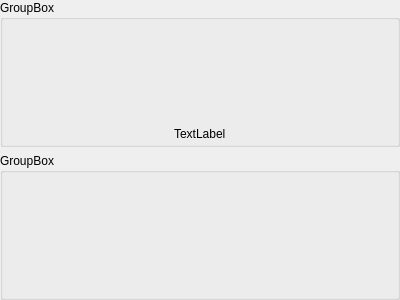
<?xml version="1.0" encoding="UTF-8"?>
<ui version="4.0">
 <class>C_SdBueMessageRxList</class>
 <widget class="QWidget" name="C_SdBueMessageRxList">
  <property name="geometry">
   <rect>
    <x>0</x>
    <y>0</y>
    <width>400</width>
    <height>300</height>
   </rect>
  </property>
  <property name="windowTitle">
   <string>Form</string>
  </property>
  <layout class="QVBoxLayout" name="verticalLayout" stretch="1,1">
   <property name="spacing">
    <number>6</number>
   </property>
   <property name="leftMargin">
    <number>0</number>
   </property>
   <property name="topMargin">
    <number>0</number>
   </property>
   <property name="rightMargin">
    <number>0</number>
   </property>
   <property name="bottomMargin">
    <number>0</number>
   </property>
   <item>
    <widget class="stw::opensyde_gui_elements::C_OgeGbxTransparent" name="pc_GroupBoxEmpty">
     <property name="title">
      <string>GroupBox</string>
     </property>
     <layout class="QVBoxLayout" name="verticalLayout_2" stretch="1,0">
      <property name="leftMargin">
       <number>0</number>
      </property>
      <property name="topMargin">
       <number>0</number>
      </property>
      <property name="rightMargin">
       <number>0</number>
      </property>
      <property name="bottomMargin">
       <number>0</number>
      </property>
      <item>
       <spacer name="verticalSpacer_3">
        <property name="orientation">
         <enum>Qt::Vertical</enum>
        </property>
        <property name="sizeHint" stdset="0">
         <size>
          <width>20</width>
          <height>10</height>
         </size>
        </property>
       </spacer>
      </item>
      <item>
       <layout class="QHBoxLayout" name="horizontalLayout_2">
        <item>
         <spacer name="horizontalSpacer_2">
          <property name="orientation">
           <enum>Qt::Horizontal</enum>
          </property>
          <property name="sizeHint" stdset="0">
           <size>
            <width>40</width>
            <height>20</height>
           </size>
          </property>
         </spacer>
        </item>
        <item>
         <widget class="stw::opensyde_gui_elements::C_OgeLabToolTipBase" name="pc_LabelEmpty">
          <property name="styleRole" stdset="0">
           <string>group-item</string>
          </property>
          <property name="text">
           <string>TextLabel</string>
          </property>
         </widget>
        </item>
        <item>
         <spacer name="horizontalSpacer">
          <property name="orientation">
           <enum>Qt::Horizontal</enum>
          </property>
          <property name="sizeHint" stdset="0">
           <size>
            <width>40</width>
            <height>20</height>
           </size>
          </property>
         </spacer>
        </item>
       </layout>
      </item>
     </layout>
    </widget>
   </item>
   <item>
    <widget class="stw::opensyde_gui_elements::C_OgeGbxTransparent" name="pc_GroupBoxNotEmpty">
     <property name="title">
      <string>GroupBox</string>
     </property>
     <layout class="QHBoxLayout" name="horizontalLayout" stretch="0">
      <property name="spacing">
       <number>0</number>
      </property>
      <property name="leftMargin">
       <number>0</number>
      </property>
      <property name="topMargin">
       <number>0</number>
      </property>
      <property name="rightMargin">
       <number>0</number>
      </property>
      <property name="bottomMargin">
       <number>0</number>
      </property>
      <item>
       <layout class="QVBoxLayout" name="pc_VerticalLayout" stretch="">
        <property name="spacing">
         <number>10</number>
        </property>
       </layout>
      </item>
     </layout>
    </widget>
   </item>
  </layout>
 </widget>
 <customwidgets>
  <customwidget>
   <class>stw::opensyde_gui_elements::C_OgeLabToolTipBase</class>
   <extends>QLabel</extends>
   <header>C_OgeLabToolTipBase.hpp</header>
  </customwidget>
  <customwidget>
   <class>stw::opensyde_gui_elements::C_OgeGbxTransparent</class>
   <extends>QGroupBox</extends>
   <header>C_OgeGbxTransparent.hpp</header>
   <container>1</container>
  </customwidget>
 </customwidgets>
 <resources/>
 <connections/>
</ui>
